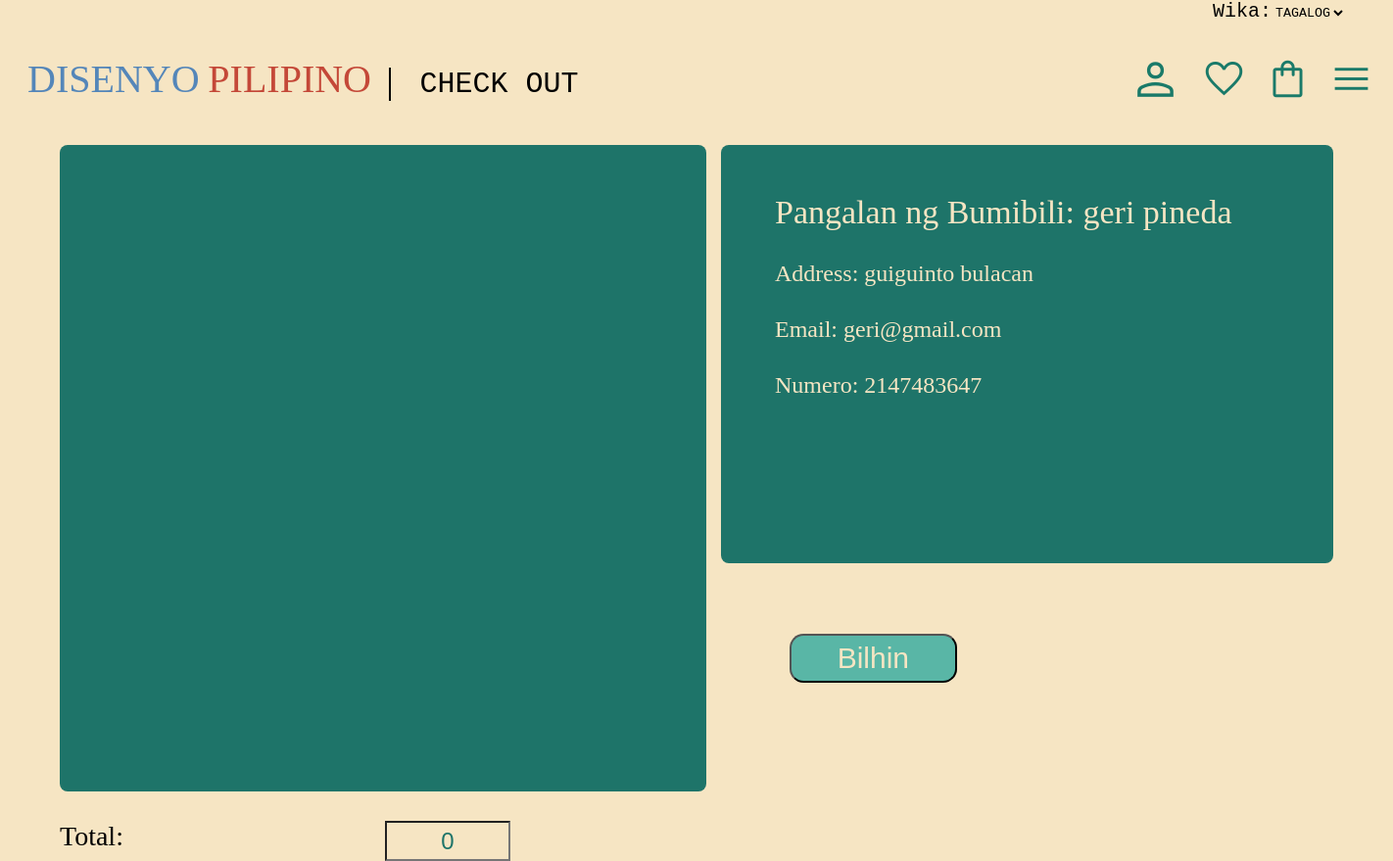
Screenshot of /MAIN/check_out.php (signed in) with the database file from the repository.
### tables this page shows
CREATE TABLE `users` (
  `user_id` int(11) NOT NULL COMMENT 'Unique identifier for each user.',
  `username` varchar(50) NOT NULL COMMENT 'The username chosen by the user.',
  `password` varchar(100) NOT NULL COMMENT 'The hashed password of the user.',
  `email` varchar(50) NOT NULL COMMENT 'User''s email address.',
  `first_name` varchar(30) NOT NULL COMMENT 'User''s email address.',
  `last_name` varchar(30) NOT NULL COMMENT 'User''s last name',
  `phone_number` int(10) NOT NULL COMMENT 'User''s contact phone number.',
  `address` text NOT NULL COMMENT 'User''s shipping address.',
  `role_id` int(6) NOT NULL COMMENT 'The role of the user (either customer or admin).',
  `created_at` timestamp(6) NOT NULL DEFAULT current_timestamp(6) COMMENT 'Date and time the user account was created.',
  `updated_at` timestamp(6) NOT NULL DEFAULT current_timestamp(6) COMMENT 'Date and time the user account was updated',
  `profile_link` varchar(255) DEFAULT NULL
);

### FUNCTIONS/language.php (called while the page is built, shortened)
<?php
$host = 'localhost';
$dbname = 'disenyo_pilipino';
$username = 'root';
$password = '';
try {
    $pdo = new PDO("mysql:host=$host;dbname=$dbname", $username, $password);
    $pdo->setAttribute(PDO::ATTR_ERRMODE, PDO::ERRMODE_EXCEPTION);
} catch (PDOException $e) {
    die("Database connection failed: " . $e->getMessage());
}
$selected_language = $_SESSION['language'] ?? 'tl';
function getTranslations($pdo, $language_code) {
    $stmt = $pdo->prepare("SELECT key_name, translation_text FROM language_translations WHERE language_code = :language_code");
    $stmt->execute(['language_code' => $language_code]);
    return $stmt->fetchAll(PDO::FETCH_KEY_PAIR);
}
$texts = getTranslations($pdo, $selected_language);
?>

### MAIN/check_out.php (the view, shortened to what this page needs)
<?php
include($_SERVER['DOCUMENT_ROOT'] . '/DP/FUNCTIONS/db.php');
include '../FUNCTIONS/language.php';
$user_id = $_SESSION['user_id'];
$query = "SELECT first_name, last_name, address, email, phone_number FROM users WHERE user_id = ?";
$stmt = $conn->prepare($query);
$stmt->bind_param("i", $user_id);
$stmt->execute();
$userResult = $stmt->get_result();
$user = $userResult->fetch_assoc();
?>
<!DOCTYPE html>
<html lang="en">
<head>
    <link rel="stylesheet" href="STYLES/main_header.css">
    <link rel="stylesheet" href="STYLES/check_out_style.css">
    <link rel="stylesheet" href="STYLES/settings_icon_style.css">
</head>
<body>
<header class="header_cont">
    <div class="language_cont">
        <label for="languages"><?php echo $texts['language'] ?? 'LANGUAGE'; ?>:</label>
        <form id="languageForm">
            <select class="lang_dd" name="language" id="languages" onchange="changeLanguage(this.value)">
                <option value="tl" <?php echo ($selected_language === 'tl') ? 'selected' : ''; ?>>TAGALOG</option>
            </select>
        </form>
    </div>
    <div class="main_header_cont">
        <div class="logo_cont">
            <a href="index.php" class="dp">
                <p><span class="D">DISENYO</span><span class="P">PILIPINO</span><span class="page_name">CHECK OUT</span></p>
            </a>
        </div>
        <div class="nav_cnt">
            <a href="profile.php"><span class="material-symbols-outlined" id="icon_profile">person</span></a>
            <a href="likes.php"><span class="material-symbols-outlined" id="icon_heart">favorite</span></a>
            <a href="bayong.php"><span class="material-symbols-outlined" id="icon_sb">shopping_bag</span></a>
            <a class="material-symbols-outlined" id="menu_icon" onclick="close_menu()">menu</a>
        </div>
    </div>
</header>
<main>
    <div class="container">
        <form class="scrollable-cont">
                <div class="box product-info">
                    <?php
                    if (isset($_COOKIE['checkedProducts'])) {
                        $checkedProducts = json_decode($_COOKIE['checkedProducts'], true);
                    } else {
                        $checkedProducts = [];
                    }
                    ?>
                </div>
                <div class="order-cont">
                    <div class="total-section">
                        <label>Total:</label>
                        <input type="text" id="total" value="<?php echo array_reduce($checkedProducts, function($carry, $item) {
                            return $carry + $item['price'] * $item['quantity'];
                        }, 0); ?>" readonly>
                    </div>
                </div>
        </form>
            <form class="box buyer-info">
                <label class="tittle">Pangalan ng Bumibili: <?php echo htmlspecialchars($user['first_name']); ?> <?php echo htmlspecialchars($user['last_name']); ?></label>
                <label class="address">Address: <?php echo htmlspecialchars($user['address']); ?></label>
                <label class="email">Email: <?php echo htmlspecialchars($user['email']); ?></label>
                <label class="numero">Numero: <?php echo htmlspecialchars($user['phone_number']); ?></label>
                <div class="butt-cont">
                    <div class="buttons">
                        <button class="buy-button" id="bilhinButton" type="button">Bilhin</button>
                    </div>
                </div>
            </form>
    </div>
</main>
</body>
</html>

### MAIN/STYLES/main_header.css (style rules this page uses)
* { margin: 0px; }
a { text-decoration: none; }
html { display: flex; align-items: center; justify-content: center; }
body { background-color: #f6e5c3; width: 1440px; display: flex; flex-direction: column; overflow-x: hidden; }
main { display: flex; flex-direction: column; margin-top: 20px; align-items: center; justify-content: center; }
header { margin-left: 28px; margin-right: 28px; }
.language_cont { display: flex; justify-content: flex-end; margin-right: 20px; font-family: 'Courier New'; font-size: 20px; }
.lang_dd { background-color: #f6e5c3; border: none; font-family: Courier; }
.main_header_cont { margin-top: 20px; height: 75px; position: relative; width: 1384px; display: flex; align-items: center; justify-content: center; }
.dp { font-size: 40px; text-decoration: none; margin: 0px; display: flex; align-items: center; justify-content: center; text-align: center; padding: 0px; }
.D { text-decoration: none; color: #5486b9; font-family: 'cubao'; margin: 0px; }
.P { color: #c44838; font-family: 'cubao'; margin: 0px; padding-left: 1vb; padding-right: 2vb; }
.page_name { margin: 0px; color: black; font-family: 'Courier'; font-size: 30px; font-weight: 300; padding-left: 30px; border-left: 2px solid; }
.nav_cnt { display: flex; align-items: center; margin-left: auto; }
#search_icon, #icon_heart, #icon_sb, #icon_profile, #menu_icon { font-size: 45px; color: #1a7a69; transition: color 0.3s, background-color 0.3s; display: inline-block; margin: 10px; border-radius: 10px; cursor: pointer; }
#icon_profile { font-size: 55px; }

### MAIN/STYLES/check_out_style.css (style rules this page uses)
.container { display: flex; justify-content: space-between; padding: 10px; height: 30vw; width: 1300px; }
.box { background-color: #1e7469; color: #f6e5c3; padding: 20px; width: 45%; border-radius: 8px; }
.product-info { height: 620px; width: 620px; }
.buyer-info .tittle { font-size: 34px; }
.form-cont label, .buyer-info label { margin-left: 35px; margin-top: 30px; font-size: 24px; display: block; }
.address { margin-top: 30px; }
.email { margin-top: 70px; }
.order-cont { margin-top: 30px; }
.total-section { font-size: 18px; display: flex; justify-content: space-between; margin-right: 200px; }
.total-section label { font-size: 28px; padding-right: 20px; }
.total-section input { background: #f6e5c3; width: 120px; height: 35px; text-align: center; font-size: 24px; font-family: 'cubao', sans-serif; color: #1e7469; }
.buttons { display: flex; justify-content: space-between; align-items: center; padding: 10px 20px; border: none; border-radius: 15px; cursor: pointer; }
.butt-cont { padding-top: 230px; padding-left: 30px; }
.buy-button { width: 12vw; height: 3.5vw; font-size: 30px; background-color: #59b6a6; color: #f6e5c3; border-radius: 1vw; }
.buyer-info { background-color: #1e7469; color: #f6e5c3; padding: 20px; border-radius: 8px; }

### rows the page displays
users: first_name "geri", last_name "pineda", address "guiguinto bulacan", email "geri@gmail.com", phone_number "2147483647"

### other values shown
$texts['language'] "Wika"
